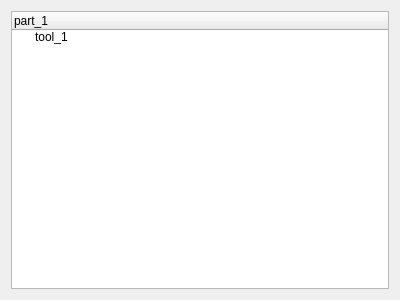
<?xml version="1.0" encoding="UTF-8"?>
<ui version="4.0">
 <class>SPCDockWidget</class>
 <widget class="QWidget" name="SPCDockWidget">
  <property name="geometry">
   <rect>
    <x>0</x>
    <y>0</y>
    <width>400</width>
    <height>300</height>
   </rect>
  </property>
  <property name="windowTitle">
   <string>Form</string>
  </property>
  <layout class="QHBoxLayout" name="horizontalLayout">
   <item>
    <widget class="QTreeWidget" name="treeWidget">
     <property name="font">
      <font>
       <pointsize>9</pointsize>
      </font>
     </property>
     <property name="styleSheet">
      <string notr="true">QTreeView::item:hover {
    background: transparent;
}
QTreeView::item:selected{
    background: #1E90FF;
}
QTreeView::branch {
    background: transparent;
}
QTreeView::branch:hover {
    background: transparent;
}
QTreeView::branch:selected {
    background: #1E90FF;
}
QTreeView::branch:closed:has-children{
    image: url(:/new/prefix1/figure/spc_wind/open.png);
}
QTreeView::branch:open:has-children{
	image: url(:/new/prefix1/figure/spc_wind/close.png);
}
</string>
     </property>
     <column>
      <property name="text">
       <string>part_1</string>
      </property>
      <property name="font">
       <font>
        <pointsize>9</pointsize>
       </font>
      </property>
     </column>
     <item>
      <property name="text">
       <string>tool_1</string>
      </property>
      <item>
       <property name="text">
        <string>data_1</string>
       </property>
      </item>
     </item>
    </widget>
   </item>
  </layout>
 </widget>
 <resources/>
 <connections/>
</ui>
